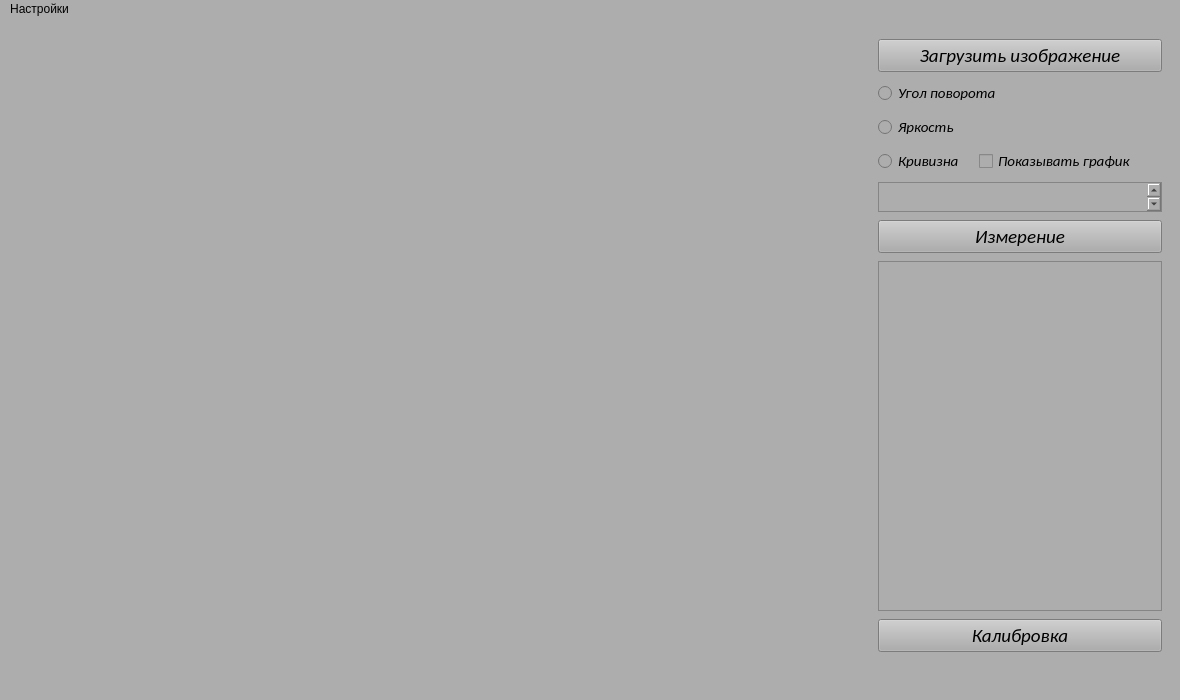
<?xml version="1.0" encoding="UTF-8"?>
<ui version="4.0">
 <class>MainWindow</class>
 <widget class="QMainWindow" name="MainWindow">
  <property name="geometry">
   <rect>
    <x>0</x>
    <y>0</y>
    <width>1180</width>
    <height>700</height>
   </rect>
  </property>
  <property name="windowTitle">
   <string>MainWindow</string>
  </property>
  <property name="styleSheet">
   <string notr="true">background-color: rgb(173, 173, 173);</string>
  </property>
  <widget class="QWidget" name="centralwidget">
   <layout class="QHBoxLayout" name="horizontalLayout">
    <item>
     <widget class="QLabel" name="label">
      <property name="sizePolicy">
       <sizepolicy hsizetype="MinimumExpanding" vsizetype="MinimumExpanding">
        <horstretch>0</horstretch>
        <verstretch>0</verstretch>
       </sizepolicy>
      </property>
      <property name="focusPolicy">
       <enum>Qt::NoFocus</enum>
      </property>
      <property name="text">
       <string/>
      </property>
      <property name="pixmap">
       <pixmap>dop/rsz_1bg.jpg</pixmap>
      </property>
      <property name="scaledContents">
       <bool>true</bool>
      </property>
     </widget>
    </item>
    <item alignment="Qt::AlignLeft">
     <widget class="QWidget" name="widget" native="true">
      <property name="minimumSize">
       <size>
        <width>302</width>
        <height>641</height>
       </size>
      </property>
      <layout class="QVBoxLayout" name="verticalLayout">
       <property name="sizeConstraint">
        <enum>QLayout::SetMinimumSize</enum>
       </property>
       <item>
        <widget class="QPushButton" name="pushButton_2">
         <property name="sizePolicy">
          <sizepolicy hsizetype="Minimum" vsizetype="Fixed">
           <horstretch>0</horstretch>
           <verstretch>0</verstretch>
          </sizepolicy>
         </property>
         <property name="minimumSize">
          <size>
           <width>284</width>
           <height>0</height>
          </size>
         </property>
         <property name="maximumSize">
          <size>
           <width>284</width>
           <height>16777215</height>
          </size>
         </property>
         <property name="font">
          <font>
           <family>Calibri</family>
           <pointsize>14</pointsize>
           <italic>true</italic>
          </font>
         </property>
         <property name="text">
          <string>Загрузить изображение</string>
         </property>
        </widget>
       </item>
       <item>
        <widget class="QRadioButton" name="radioButton">
         <property name="maximumSize">
          <size>
           <width>1500000</width>
           <height>16777215</height>
          </size>
         </property>
         <property name="font">
          <font>
           <family>Calibri</family>
           <pointsize>11</pointsize>
           <italic>true</italic>
          </font>
         </property>
         <property name="text">
          <string>Угол поворота</string>
         </property>
        </widget>
       </item>
       <item>
        <widget class="QRadioButton" name="radioButton_2">
         <property name="maximumSize">
          <size>
           <width>150</width>
           <height>16777215</height>
          </size>
         </property>
         <property name="font">
          <font>
           <family>Calibri</family>
           <pointsize>11</pointsize>
           <italic>true</italic>
          </font>
         </property>
         <property name="text">
          <string>Яркость</string>
         </property>
        </widget>
       </item>
       <item>
        <layout class="QHBoxLayout" name="horizontalLayout_2">
         <item>
          <widget class="QRadioButton" name="radioButton_3">
           <property name="enabled">
            <bool>true</bool>
           </property>
           <property name="maximumSize">
            <size>
             <width>95</width>
             <height>16777215</height>
            </size>
           </property>
           <property name="font">
            <font>
             <family>Calibri</family>
             <pointsize>11</pointsize>
             <italic>true</italic>
            </font>
           </property>
           <property name="text">
            <string>Кривизна</string>
           </property>
          </widget>
         </item>
         <item>
          <widget class="QCheckBox" name="checkBox">
           <property name="minimumSize">
            <size>
             <width>160</width>
             <height>0</height>
            </size>
           </property>
           <property name="font">
            <font>
             <family>Calibri</family>
             <pointsize>11</pointsize>
             <italic>true</italic>
            </font>
           </property>
           <property name="text">
            <string>Показывать график</string>
           </property>
          </widget>
         </item>
        </layout>
       </item>
       <item>
        <widget class="QTextEdit" name="textEdit_2">
         <property name="maximumSize">
          <size>
           <width>284</width>
           <height>30</height>
          </size>
         </property>
         <property name="font">
          <font>
           <family>Calibri</family>
           <pointsize>12</pointsize>
           <italic>true</italic>
          </font>
         </property>
         <property name="mouseTracking">
          <bool>false</bool>
         </property>
         <property name="focusPolicy">
          <enum>Qt::NoFocus</enum>
         </property>
        </widget>
       </item>
       <item>
        <widget class="QPushButton" name="pushButton">
         <property name="sizePolicy">
          <sizepolicy hsizetype="Minimum" vsizetype="Fixed">
           <horstretch>0</horstretch>
           <verstretch>0</verstretch>
          </sizepolicy>
         </property>
         <property name="minimumSize">
          <size>
           <width>284</width>
           <height>0</height>
          </size>
         </property>
         <property name="maximumSize">
          <size>
           <width>284</width>
           <height>16777215</height>
          </size>
         </property>
         <property name="font">
          <font>
           <family>Calibri</family>
           <pointsize>14</pointsize>
           <italic>true</italic>
          </font>
         </property>
         <property name="text">
          <string>Измерение</string>
         </property>
         <property name="checkable">
          <bool>false</bool>
         </property>
        </widget>
       </item>
       <item>
        <widget class="QTextEdit" name="textEdit">
         <property name="sizePolicy">
          <sizepolicy hsizetype="Expanding" vsizetype="Expanding">
           <horstretch>0</horstretch>
           <verstretch>0</verstretch>
          </sizepolicy>
         </property>
         <property name="maximumSize">
          <size>
           <width>284</width>
           <height>350</height>
          </size>
         </property>
         <property name="font">
          <font>
           <family>Calibri</family>
           <pointsize>12</pointsize>
           <italic>true</italic>
          </font>
         </property>
         <property name="focusPolicy">
          <enum>Qt::NoFocus</enum>
         </property>
        </widget>
       </item>
       <item>
        <widget class="QPushButton" name="pushButton_3">
         <property name="maximumSize">
          <size>
           <width>284</width>
           <height>16777215</height>
          </size>
         </property>
         <property name="font">
          <font>
           <family>Calibri</family>
           <pointsize>14</pointsize>
           <italic>true</italic>
          </font>
         </property>
         <property name="text">
          <string>Калибровка</string>
         </property>
        </widget>
       </item>
      </layout>
     </widget>
    </item>
   </layout>
  </widget>
  <widget class="QStatusBar" name="statusbar"/>
  <widget class="QMenuBar" name="menuBar">
   <property name="geometry">
    <rect>
     <x>0</x>
     <y>0</y>
     <width>1180</width>
     <height>21</height>
    </rect>
   </property>
   <widget class="QMenu" name="menu">
    <property name="title">
     <string>Настройки</string>
    </property>
    <addaction name="action"/>
    <addaction name="action_2"/>
   </widget>
   <addaction name="menu"/>
  </widget>
  <action name="action">
   <property name="text">
    <string>Заданные значения</string>
   </property>
  </action>
  <action name="action_2">
   <property name="text">
    <string>Найденные круги</string>
   </property>
  </action>
 </widget>
 <resources/>
 <connections/>
</ui>
